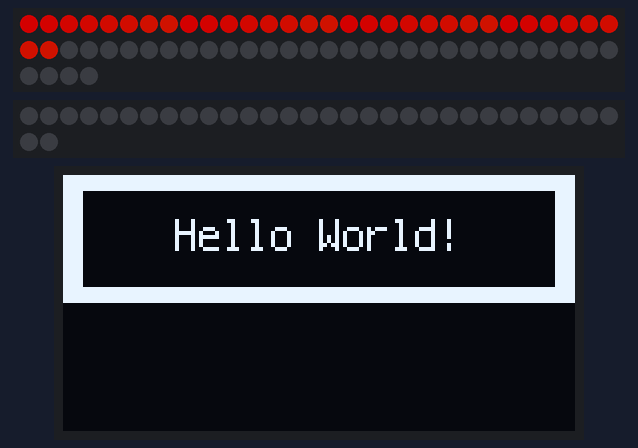
Simulated run of this program. Board: CircuitPython board. On the bench: 64 RGB LEDs in strip order, left to right, continuing on the next row, 32 RGB LEDs in strip order, left to right, continuing on the next row, 128×64 one-colour display. Dim RGB values are drawn brighter than linear; random numbers come from a fixed seed.

Above: at 0.18 s.
At 2.61 s:
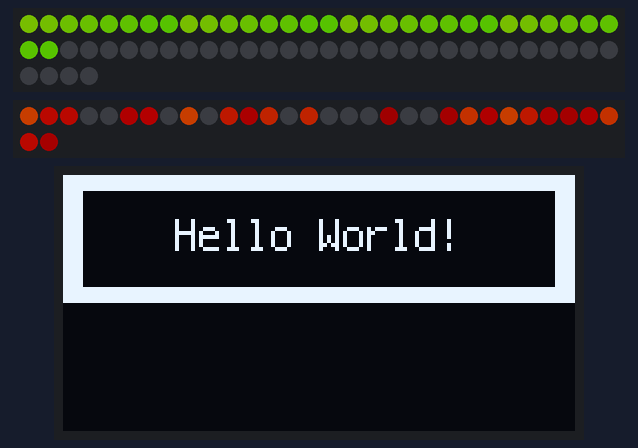
At 5.32 s:
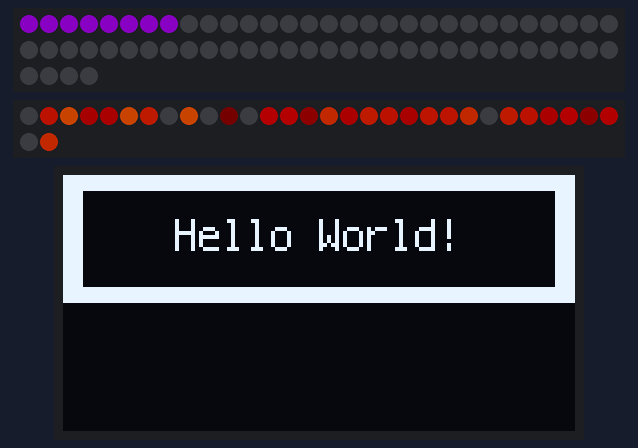
At 10.73 s:
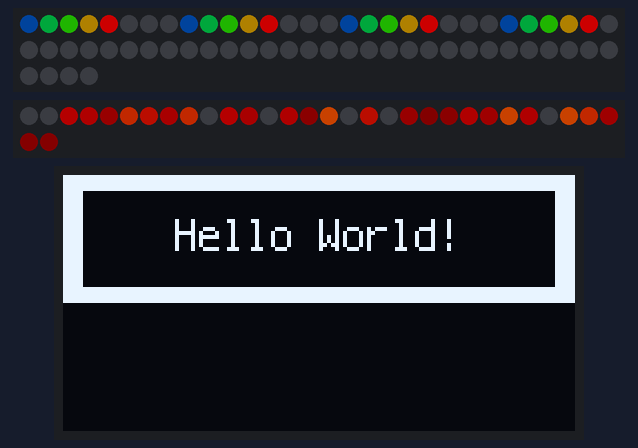
At 16.15 s:
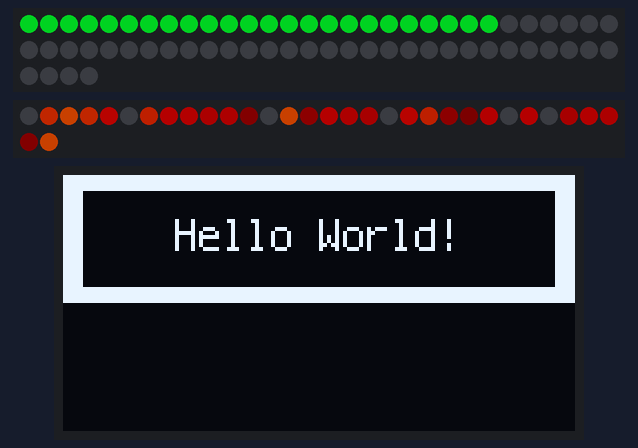
At 21.57 s:
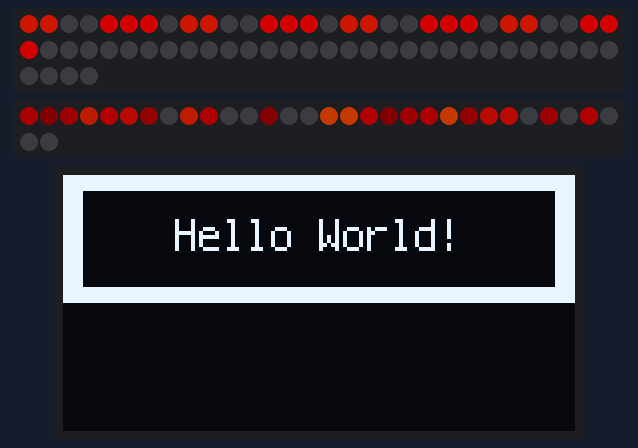

The program:

codeneopixel_board.py
```python
import time, board, neopixel, rainbowio


import fire_leds
from adafruit_led_animation.animation.comet import Comet
from adafruit_led_animation.animation.rainbowcomet import RainbowComet
from adafruit_led_animation.animation.rainbowchase import RainbowChase
from adafruit_led_animation.animation.chase import Chase
from adafruit_led_animation.animation.rainbow import Rainbow
from adafruit_led_animation.sequence import AnimationSequence
from adafruit_led_animation import helper
from adafruit_led_animation.color import PURPLE, JADE, AMBER
import displayio
import terminalio
import time
import adafruit_icm20x
import gc
import adafruit_displayio_sh1107
from adafruit_display_text import label

displayio.release_displays()
# oled_reset = board.D9
# SH1107 is vertically oriented 64x128
WIDTH = 128
HEIGHT = 64
BORDER = 2
i2c = board.I2C()
display_bus = displayio.I2CDisplay(i2c, device_address=0x3C)

display = adafruit_displayio_sh1107.SH1107(display_bus, width=WIDTH, height=HEIGHT, rotation=0)

class DisplayAcell:
    def __init__(self):
        self.displayio.release_displays()
        # oled_reset = board.D9
        # Use for I2C
        i2c = board.I2C()
        icm = adafruit_icm20x.ICM20948(i2c)
        display_bus = displayio.I2CDisplay(i2c, device_address=0x3C)

        # SH1107 is vertically oriented 64x128
        WIDTH = 128
        HEIGHT = 64
        BORDER = 2
        display = adafruit_displayio_sh1107.SH1107(
        display_bus, width=WIDTH, height=HEIGHT, rotation=0
)
splash = displayio.Group()
display.show(splash)

color_bitmap = displayio.Bitmap(128, 32, 1)
color_palette = displayio.Palette(1)
color_palette[0] = 0xFFFFFF  # White

bg_sprite = displayio.TileGrid(color_bitmap, pixel_shader=color_palette, x=0, y=0)
splash.append(bg_sprite)

# Draw a smaller inner rectangle
inner_bitmap = displayio.Bitmap(118, 24, 1)
inner_palette = displayio.Palette(1)
inner_palette[0] = 0x000000  # Black
inner_sprite = displayio.TileGrid(inner_bitmap, pixel_shader=inner_palette, x=5, y=4)
splash.append(inner_sprite)

# Draw a label
text = "Hello World!"
text_area = label.Label(terminalio.FONT, text=text, color=0xFFFF00, x=28, y=15)
splash.append(text_area)
fire_color = 0xff5500
fire_fade = (-2,-2,-2)  # how much to fade R,G,B each udpate


num_leds = 32
led_pin = board.D6


# Update to match the pin connected to your NeoPixels
pixel_pin1 = board.D9
# Update to match the number of NeoPixels you have connected
pixel_num1 = 64

pixels = neopixel.NeoPixel(pixel_pin1, pixel_num1, brightness=0.5, auto_write=False)

pixel_wing_vertical = helper.PixelMap.vertical_lines(
    pixels, 8, 4, helper.horizontal_strip_gridmap(8, alternating=False)
)
pixel_wing_horizontal = helper.PixelMap.horizontal_lines(
    pixels, 8, 4, helper.horizontal_strip_gridmap(8, alternating=False)
)

comet_h = Comet(
    pixel_wing_horizontal, speed=0.1, color=PURPLE, tail_length=3, bounce=True
)
comet_v = Comet(pixel_wing_vertical, speed=0.1, color=AMBER, tail_length=6, bounce=True)
chase_h = Chase(pixel_wing_horizontal, speed=0.1, size=3, spacing=6, color=JADE)
rainbow_chase_v = RainbowChase(
    pixel_wing_vertical, speed=0.1, size=3, spacing=2, step=8
)
rainbow_comet_v = RainbowComet(
    pixel_wing_vertical, speed=0.1, tail_length=7, bounce=True
)
rainbow_v = Rainbow(pixel_wing_vertical, speed=0.1, period=2)
rainbow_chase_h = RainbowChase(pixel_wing_horizontal, speed=0.1, size=3, spacing=3)

animations = AnimationSequence(
    rainbow_v,
    comet_h,
    rainbow_comet_v,
    chase_h,
    rainbow_chase_v,
    comet_v,
    rainbow_chase_h,
    advance_interval=5,
)
leds = neopixel.NeoPixel(led_pin, num_leds, brightness=0.4, auto_write=False)

# make up our fire
#fire_leds = fire_leds.FireLEDs(leds, fade_by=fire_fade, fire_rate=0.1 )
fire_leds = fire_leds.FireLEDs(leds, fade_by=fire_fade)

while True:
    #fire_leds.update( rainbowio.colorwheel(time.monotonic()*40), 3 )  # rainbow fire
    fire_leds.update( fire_color, 3 )  # standard fire effect
    fire_leds.show()
    animations.animate()
```

fire_leds.py
```python
# fire_leds.py -- simple LED fire simulation for CircuitPython
# 10 Oct 2022 - @todbot / Tod Kurt
# part of https://github.com/todbot/circuitpython_led_effects
#
# Note: requires boards with ulab (Numpy for CircuitPython) support

import time, random
from ulab import numpy as np

# a little class to help us do a fire simulation
class FireLEDs:
    def __init__(self,leds, fade_by, update_rate=0.01, fire_rate=0.1):
        self.leds = leds
        self.n = len(leds)
        self.leds_np = np.array( leds, dtype=np.int16)  # gets length from 'leds'
        self.fade_by = np.array( fade_by, dtype=np.int16 )
        self.last_time = time.monotonic()
        self.update_rate = update_rate
        self.last_fire_time = self.last_time
        self.fire_rate = fire_rate

    # call "update()" as fast as you want
    def update(self, new_color, update_num=3):
        now = time.monotonic()
        if now - self.last_time < self.update_rate:
            return
        self.last_time = now
        # using numpy, this global fade takes 4 msec for 256 LEDs on RP2040, otherwise takes 40 msec
        self.leds_np += self.fade_by  # fade down the working numpy array
        self.leds_np = np.clip(self.leds_np, 0,255)  # constrain all elements to 0-255
        if now - self.last_fire_time > self.fire_rate:
            self.last_fire_time = now + random.uniform(-self.fire_rate, self.fire_rate)
            c = (new_color>>16 & 0xff, new_color>>8 & 0xff, new_color & 0xff)  # turn color into list
            for i in range(update_num):
                self.leds_np[ random.randint(0,self.n-1) ] = c  # update random LEDs with new color
        self.leds[:] = self.leds_np.tolist()  # copy working numpy array to leds

    # call 'show()' whenever you want to update the actual LEDs
    def show(self):
        self.leds.show()
```
